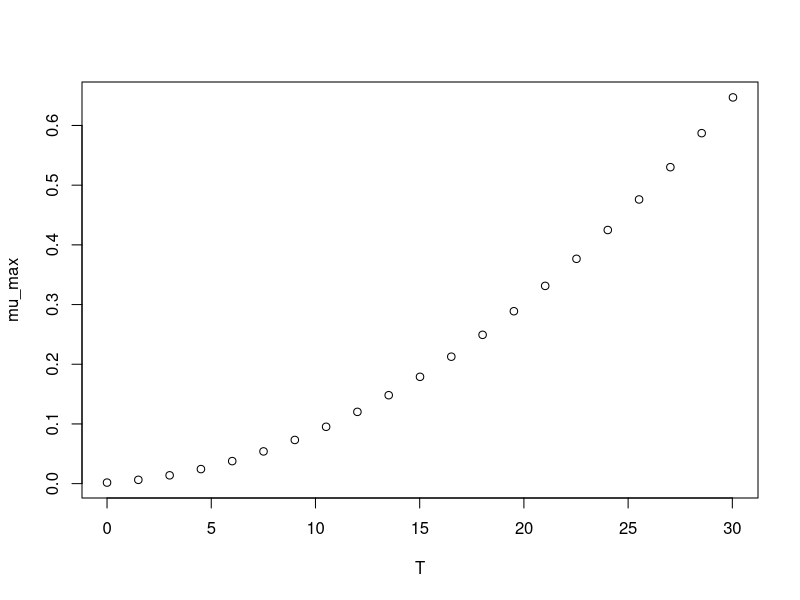

This chart was generated by the following R code:
#############################
# start of Parameter script
#############################
T <- seq(0,30.03,length.out=21)
#############################
# end of Parameter script
#############################
############################# 
# start of Model script Gropin ID 252 
#############################
 
# constant coefficients for this model
a <- 0.082
Tmin <- -1.64
 
variables <- data.frame(T)
argumentsPar <- expand.grid(variables)
 
# heart of the model
response_surface <- function(T) {
   mumax <-2.302585*(a*(T-Tmin))^2/24

return(mumax=mumax)
} 

# output parameters
mumax <- cbind(argumentsPar,response_surface(argumentsPar['T']))
colnames(mumax) <- c(colnames(argumentsPar),'mumax')
#############################
# End of Model script
#############################
############################# 
# start of Visualisation script Gropin ID 252 
#############################
plot(T,mumax$mumax,
                          xlab='T',
                          ylab='mu_max')
#############################
# End of Visualisation script
#############################
